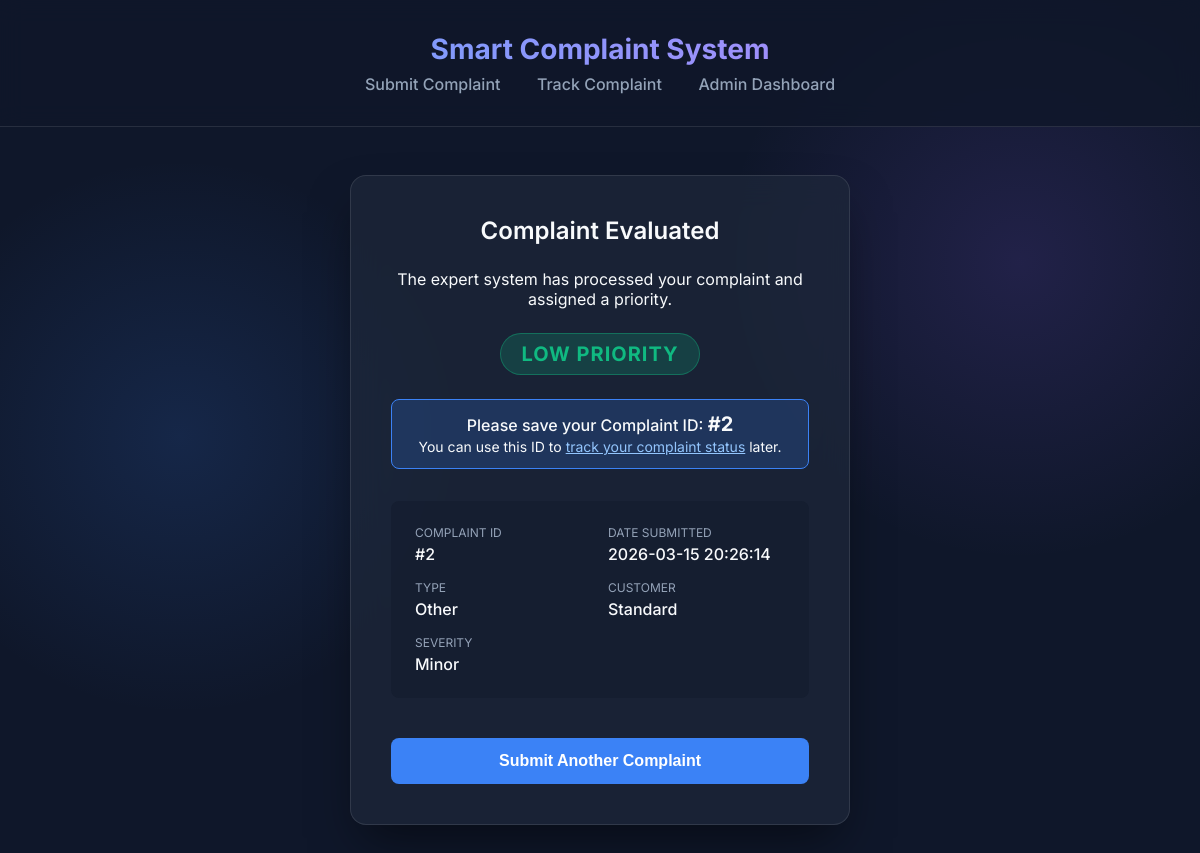
Page /result/2 on the committed database.
### tables this page shows
CREATE TABLE complaints (
                id INTEGER PRIMARY KEY AUTOINCREMENT,
                complaint_type TEXT NOT NULL,
                severity TEXT NOT NULL,
                customer_type TEXT NOT NULL,
                priority TEXT NOT NULL,
                date TEXT NOT NULL
            , status TEXT NOT NULL DEFAULT 'Open');

### app.py (the view)
@app.route("/result/<int:complaint_id>", methods=["GET"])
def result(complaint_id):
    db = get_db()
    cursor = db.cursor()
    cursor.execute("SELECT * FROM complaints WHERE id = ?", (complaint_id,))
    complaint = cursor.fetchone()
    if not complaint:
        return "Complaint not found", 404
    return render_template("result.html", complaint=complaint)

### app.py (called while the page is built)
def get_db():
    db = getattr(g, '_database', None)
    if db is None:
        db = g._database = sqlite3.connect(DB_PATH)
        db.row_factory = sqlite3.Row
    return db

@app.teardown_appcontext
def close_connection(exception):
    db = getattr(g, '_database', None)
    if db is not None:
        db.close()

### templates/result.html (shortened to what this page needs)
<!DOCTYPE html>
<html lang="en">
<head>
    <link rel="stylesheet" href="{{ url_for('static', filename='style.css') }}">
</head>
<body>
    <header>
        <h1>Smart Complaint System</h1>
        <nav>
            <a href="{{ url_for('index') }}">Submit Complaint</a>
            <a href="{{ url_for('track') }}">Track Complaint</a>
            <a href="{{ url_for('admin') }}">Admin Dashboard</a>
        </nav>
    </header>
    <main>
        <div class="glass-panel result-card">
            <h2>Complaint Evaluated</h2>
            <p>The expert system has processed your complaint and assigned a priority.</p>
            <div class="priority-badge {{ complaint.priority }}">
                {{ complaint.priority }} PRIORITY
            </div>
            <p style="color: var(--text-main); font-weight: 500; background: rgba(59, 130, 246, 0.2); padding: 0.75rem; border-radius: 0.5rem; border: 1px solid var(--accent); margin-bottom: 2rem;">
                Please save your Complaint ID: <b style="font-size: 1.25rem;">#{{ complaint.id }}</b><br>
                <span style="font-size: 0.875rem; font-weight: 400;">You can use this ID to <a href="{{ url_for('track') }}" style="color: #93c5fd;">track your complaint status</a> later.</span>
            </p>
            <div class="details-grid">
                <div class="detail-item">
                    <span class="label">Complaint ID</span>
                    <span class="value">#{{ complaint.id }}</span>
                </div>
                <div class="detail-item">
                    <span class="label">Date Submitted</span>
                    <span class="value">{{ complaint.date }}</span>
                </div>
                <div class="detail-item">
                    <span class="label">Type</span>
                    <span class="value">{{ complaint.complaint_type }}</span>
                </div>
                <div class="detail-item">
                    <span class="label">Customer</span>
                    <span class="value">{{ complaint.customer_type }}</span>
                </div>
                <div class="detail-item">
                    <span class="label">Severity</span>
                    <span class="value">{{ complaint.severity }}</span>
                </div>
            </div>
            <a href="{{ url_for('index') }}" style="text-decoration: none;">
                <button type="button">Submit Another Complaint</button>
            </a>
        </div>
    </main>
</body>
</html>

### static/style.css (style rules this page uses)
:root { --bg-color: #0f172a; --panel-bg: rgba(30, 41, 59, 0.7); --border-color: rgba(255, 255, 255, 0.1); --text-main: #f8fafc; --text-muted: #94a3b8; --accent: #3b82f6; --accent-hover: #2563eb; --priority-high: #ef4444; --priority-medium: #f59e0b; --priority-low: #10b981; }
* { box-sizing: border-box; margin: 0; padding: 0; }
body { font-family: 'Inter', sans-serif; background-color: var(--bg-color); color: var(--text-main); min-height: 100vh; display: flex; flex-direction: column; background-image: radial-gradient(circle at 15% 50%, rgba(59, 130, 246, 0.15), transparent 25%), radial-gradient(circle at 85% 30%, rgba(139, 92, 246, 0.15), transparent 25%); }
header { padding: 2rem; text-align: center; border-bottom: 1px solid var(--border-color); background: rgba(15, 23, 42, 0.8); backdrop-filter: blur(12px); position: sticky; top: 0; z-index: 10; }
header h1 { font-size: 1.75rem; font-weight: 700; background: linear-gradient(to right, #60a5fa, #c084fc); -webkit-background-clip: text; -webkit-text-fill-color: transparent; margin-bottom: 0.5rem; }
header nav a { color: var(--text-muted); text-decoration: none; margin: 0 1rem; font-weight: 500; transition: color 0.3s; }
main { flex: 1; padding: 3rem 1rem; display: flex; justify-content: center; align-items: flex-start; }
.glass-panel { background: var(--panel-bg); backdrop-filter: blur(16px); -webkit-backdrop-filter: blur(16px); border: 1px solid var(--border-color); border-radius: 1rem; padding: 2.5rem; width: 100%; max-width: 500px; box-shadow: 0 25px 50px -12px rgba(0, 0, 0, 0.5); animation: slideUp 0.6s ease-out; }
h2 { font-size: 1.5rem; margin-bottom: 1.5rem; font-weight: 600; }
button { background: var(--accent); color: white; border: none; padding: 0.875rem 1.5rem; border-radius: 0.5rem; font-size: 1rem; font-weight: 600; cursor: pointer; transition: background 0.3s, transform 0.2s; margin-top: 0.5rem; width: 100%; }
.result-card { text-align: center; }
.priority-badge { display: inline-block; padding: 0.5rem 1.25rem; border-radius: 9999px; font-weight: 700; font-size: 1.25rem; margin: 1.5rem 0; letter-spacing: 0.05em; text-transform: uppercase; }
.priority-badge.Low { background: rgba(16, 185, 129, 0.2); color: var(--priority-low); border: 1px solid rgba(16, 185, 129, 0.4); }
.details-grid { display: grid; grid-template-columns: 1fr 1fr; gap: 1rem; text-align: left; margin-bottom: 2rem; background: rgba(15, 23, 42, 0.4); padding: 1.5rem; border-radius: 0.5rem; }
.detail-item span { display: block; }
.detail-item .label { font-size: 0.75rem; color: var(--text-muted); text-transform: uppercase; margin-bottom: 0.25rem; }
.detail-item .value { font-weight: 500; font-size: 1rem; }

### rows in the picture
complaints: priority "LOW", id "2", date "2026-03-15 20:26:14", complaint_type "Other", customer_type "Standard", severity "Minor"
